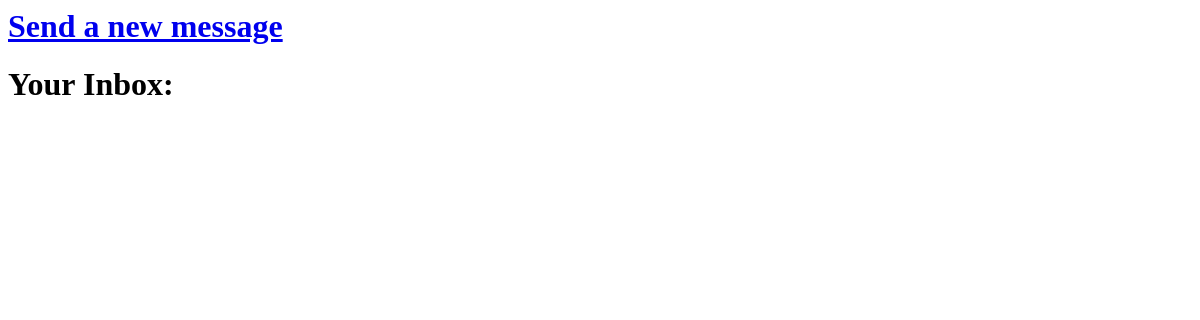
Before: /main/direct_message/ (signed in) with the older database file.
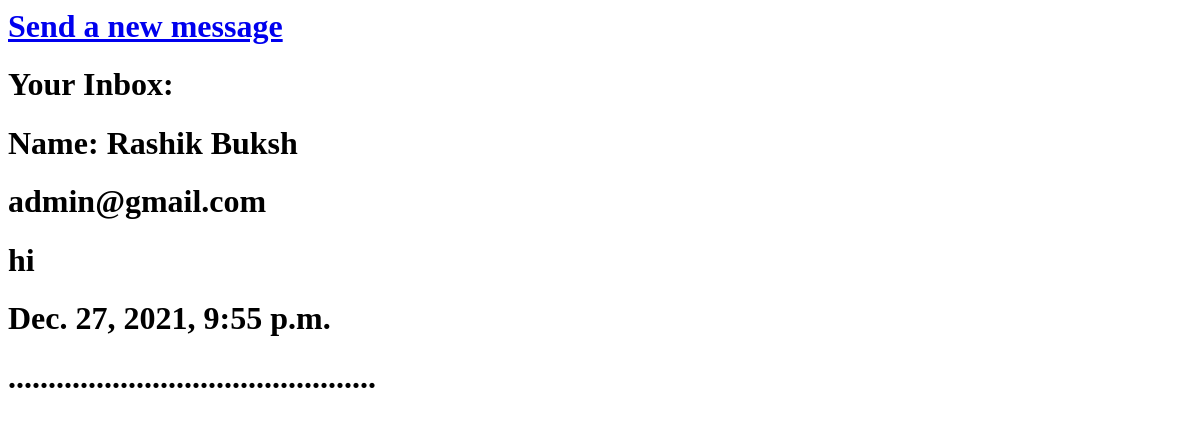
After: the same page with the newer database file.
### main/models.py (models this page shows)
class userProfile(models.Model):
    user = models.OneToOneField(settings.AUTH_USER_MODEL, null=True, on_delete=models.CASCADE)
    user_name = models.CharField(max_length=300, null=True)
    user_phone = models.CharField(max_length=20, null=True)
    user_address = models.CharField(max_length=20, null=True)
    date = models.DateTimeField(auto_now_add=True)
    bio = models.CharField(max_length=300, null=True)
    user_image = models.ImageField(blank=True, null=True, upload_to='media')

class chat(models.Model):
    from_user = models.ForeignKey(settings.AUTH_USER_MODEL, default=None, on_delete=models.DO_NOTHING, related_name='from_user')
    to_user = models.ForeignKey(settings.AUTH_USER_MODEL, default=None, on_delete=models.DO_NOTHING, related_name='to_user')
    chat = models.CharField(max_length=300, null=True)
    date = models.DateTimeField(auto_now_add=True)

### accounts/models.py (models this page shows)
class User(AbstractUser):
    is_email_verified = models.BooleanField(default=False)
    def __str__(self):
        return self.email

### main/views.py (the view)
@login_required(login_url="/account/login/")
def directmessage(request):
    userName = userProfile.objects.all()
    Chat = chat.objects.all().order_by('-date')
    context = {}
    context['chat'] = Chat
    context['userName'] = userName
    return render(request, 'main/directMessage.html', context)

### main/templates/main/directMessage.html (shortened to what this page needs)
<html>
<body>
    <a href="{% url 'articles:sent_message' %}"><h1>Send a new message</h1></a>
            <h1>Your Inbox:</h1>
                        {% for chat in chat %}
                            {% if user == chat.to_user %}
                                    {% for userName in userName %}
                                    {% if chat.from_user == userName.user %}
                                    <h1>Name: {{ userName.user_name }}</h1>
                                        {% endif %}
                                        {% endfor %}
									<h1> {{ chat.from_user }} </h1>
									<h1> {{ chat.chat }} </h1>
									<h1> {{ chat.date }} </h1>
                                    <h1>..............................................</h1>
                      {% endif %}
                        {% endfor %}
</body>
</html>

Changed rows visible on the page:
added chat: from_user "admin@gmail.com", chat "hi", date "Dec. 27, 2021, 9:55 p.m."
now on this page (row unchanged): userProfile: user_name "Rashik Buksh"
